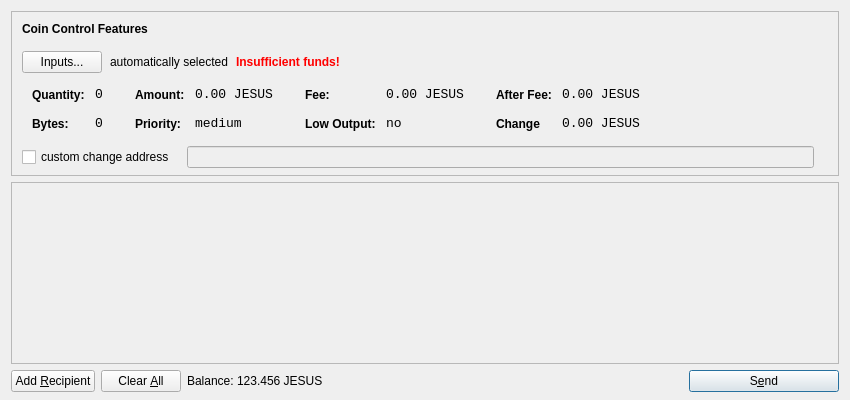
<?xml version="1.0" encoding="UTF-8"?>
<ui version="4.0">
 <class>SendCoinsDialog</class>
 <widget class="QDialog" name="SendCoinsDialog">
  <property name="geometry">
   <rect>
    <x>0</x>
    <y>0</y>
    <width>850</width>
    <height>400</height>
   </rect>
  </property>
  <property name="windowTitle">
   <string>Send Coins</string>
  </property>
  <layout class="QVBoxLayout" name="verticalLayout" stretch="0,1,0">
   <property name="bottomMargin">
    <number>8</number>
   </property>
   <item>
    <widget class="QFrame" name="frameCoinControl">
     <property name="sizePolicy">
      <sizepolicy hsizetype="Expanding" vsizetype="Expanding">
       <horstretch>0</horstretch>
       <verstretch>0</verstretch>
      </sizepolicy>
     </property>
     <property name="maximumSize">
      <size>
       <width>16777215</width>
       <height>16777215</height>
      </size>
     </property>
     <property name="frameShape">
      <enum>QFrame::StyledPanel</enum>
     </property>
     <property name="frameShadow">
      <enum>QFrame::Sunken</enum>
     </property>
     <layout class="QVBoxLayout" name="verticalLayoutCoinControl2">
      <property name="spacing">
       <number>6</number>
      </property>
      <property name="leftMargin">
       <number>0</number>
      </property>
      <property name="topMargin">
       <number>0</number>
      </property>
      <property name="rightMargin">
       <number>0</number>
      </property>
      <property name="bottomMargin">
       <number>6</number>
      </property>
      <item>
       <layout class="QVBoxLayout" name="verticalLayoutCoinControl" stretch="0,0,0,0,1">
        <property name="spacing">
         <number>0</number>
        </property>
        <property name="leftMargin">
         <number>10</number>
        </property>
        <property name="topMargin">
         <number>10</number>
        </property>
        <item>
         <layout class="QHBoxLayout" name="horizontalLayoutCoinControl1">
          <property name="bottomMargin">
           <number>15</number>
          </property>
          <item>
           <widget class="QLabel" name="labelCoinControlFeatures">
            <property name="sizePolicy">
             <sizepolicy hsizetype="Preferred" vsizetype="Maximum">
              <horstretch>0</horstretch>
              <verstretch>0</verstretch>
             </sizepolicy>
            </property>
            <property name="font">
             <font>
              <weight>75</weight>
              <bold>true</bold>
             </font>
            </property>
            <property name="styleSheet">
             <string notr="true">font-weight:bold;</string>
            </property>
            <property name="text">
             <string>Coin Control Features</string>
            </property>
           </widget>
          </item>
         </layout>
        </item>
        <item>
         <layout class="QHBoxLayout" name="horizontalLayoutCoinControl2" stretch="0,0,0,0">
          <property name="spacing">
           <number>8</number>
          </property>
          <property name="bottomMargin">
           <number>10</number>
          </property>
          <item>
           <widget class="QPushButton" name="pushButtonCoinControl">
            <property name="styleSheet">
             <string notr="true"/>
            </property>
            <property name="text">
             <string>Inputs...</string>
            </property>
           </widget>
          </item>
          <item>
           <widget class="QLabel" name="labelCoinControlAutomaticallySelected">
            <property name="text">
             <string>automatically selected</string>
            </property>
            <property name="margin">
             <number>5</number>
            </property>
           </widget>
          </item>
          <item>
           <widget class="QLabel" name="labelCoinControlInsuffFunds">
            <property name="font">
             <font>
              <weight>75</weight>
              <bold>true</bold>
             </font>
            </property>
            <property name="styleSheet">
             <string notr="true">color:red;font-weight:bold;</string>
            </property>
            <property name="text">
             <string>Insufficient funds!</string>
            </property>
            <property name="margin">
             <number>5</number>
            </property>
           </widget>
          </item>
          <item>
           <spacer name="horizontalSpacerCoinControl">
            <property name="orientation">
             <enum>Qt::Horizontal</enum>
            </property>
            <property name="sizeHint" stdset="0">
             <size>
              <width>40</width>
              <height>1</height>
             </size>
            </property>
           </spacer>
          </item>
         </layout>
        </item>
        <item>
         <widget class="QWidget" name="widgetCoinControl" native="true">
          <property name="sizePolicy">
           <sizepolicy hsizetype="Preferred" vsizetype="Preferred">
            <horstretch>0</horstretch>
            <verstretch>0</verstretch>
           </sizepolicy>
          </property>
          <property name="minimumSize">
           <size>
            <width>0</width>
            <height>0</height>
           </size>
          </property>
          <property name="styleSheet">
           <string notr="true"/>
          </property>
          <layout class="QHBoxLayout" name="horizontalLayoutCoinControl5">
           <property name="margin">
            <number>0</number>
           </property>
           <item>
            <layout class="QHBoxLayout" name="horizontalLayoutCoinControl3" stretch="0,0,0,1">
             <property name="spacing">
              <number>20</number>
             </property>
             <property name="topMargin">
              <number>0</number>
             </property>
             <property name="bottomMargin">
              <number>10</number>
             </property>
             <item>
              <layout class="QFormLayout" name="formLayoutCoinControl1">
               <property name="horizontalSpacing">
                <number>10</number>
               </property>
               <property name="verticalSpacing">
                <number>14</number>
               </property>
               <property name="leftMargin">
                <number>10</number>
               </property>
               <property name="topMargin">
                <number>4</number>
               </property>
               <property name="rightMargin">
                <number>6</number>
               </property>
               <item row="0" column="0">
                <widget class="QLabel" name="labelCoinControlQuantityText">
                 <property name="styleSheet">
                  <string notr="true">font-weight:bold;</string>
                 </property>
                 <property name="text">
                  <string>Quantity:</string>
                 </property>
                 <property name="margin">
                  <number>0</number>
                 </property>
                </widget>
               </item>
               <item row="0" column="1">
                <widget class="QLabel" name="labelCoinControlQuantity">
                 <property name="font">
                  <font>
                   <family>Monospace</family>
                   <pointsize>10</pointsize>
                  </font>
                 </property>
                 <property name="cursor">
                  <cursorShape>IBeamCursor</cursorShape>
                 </property>
                 <property name="contextMenuPolicy">
                  <enum>Qt::ActionsContextMenu</enum>
                 </property>
                 <property name="text">
                  <string>0</string>
                 </property>
                 <property name="margin">
                  <number>0</number>
                 </property>
                 <property name="textInteractionFlags">
                  <set>Qt::LinksAccessibleByMouse|Qt::TextSelectableByKeyboard|Qt::TextSelectableByMouse</set>
                 </property>
                </widget>
               </item>
               <item row="1" column="0">
                <widget class="QLabel" name="labelCoinControlBytesText">
                 <property name="styleSheet">
                  <string notr="true">font-weight:bold;</string>
                 </property>
                 <property name="text">
                  <string>Bytes:</string>
                 </property>
                </widget>
               </item>
               <item row="1" column="1">
                <widget class="QLabel" name="labelCoinControlBytes">
                 <property name="font">
                  <font>
                   <family>Monospace</family>
                   <pointsize>10</pointsize>
                  </font>
                 </property>
                 <property name="cursor">
                  <cursorShape>IBeamCursor</cursorShape>
                 </property>
                 <property name="contextMenuPolicy">
                  <enum>Qt::ActionsContextMenu</enum>
                 </property>
                 <property name="text">
                  <string>0</string>
                 </property>
                 <property name="textInteractionFlags">
                  <set>Qt::LinksAccessibleByMouse|Qt::TextSelectableByKeyboard|Qt::TextSelectableByMouse</set>
                 </property>
                </widget>
               </item>
              </layout>
             </item>
             <item>
              <layout class="QFormLayout" name="formLayoutCoinControl2">
               <property name="horizontalSpacing">
                <number>10</number>
               </property>
               <property name="verticalSpacing">
                <number>14</number>
               </property>
               <property name="leftMargin">
                <number>6</number>
               </property>
               <property name="topMargin">
                <number>4</number>
               </property>
               <property name="rightMargin">
                <number>6</number>
               </property>
               <item row="0" column="0">
                <widget class="QLabel" name="labelCoinControlAmountText">
                 <property name="styleSheet">
                  <string notr="true">font-weight:bold;</string>
                 </property>
                 <property name="text">
                  <string>Amount:</string>
                 </property>
                 <property name="margin">
                  <number>0</number>
                 </property>
                </widget>
               </item>
               <item row="0" column="1">
                <widget class="QLabel" name="labelCoinControlAmount">
                 <property name="font">
                  <font>
                   <family>Monospace</family>
                   <pointsize>10</pointsize>
                  </font>
                 </property>
                 <property name="cursor">
                  <cursorShape>IBeamCursor</cursorShape>
                 </property>
                 <property name="contextMenuPolicy">
                  <enum>Qt::ActionsContextMenu</enum>
                 </property>
                 <property name="text">
                  <string notr="true">0.00 JESUS</string>
                 </property>
                 <property name="textInteractionFlags">
                  <set>Qt::LinksAccessibleByMouse|Qt::TextSelectableByKeyboard|Qt::TextSelectableByMouse</set>
                 </property>
                </widget>
               </item>
               <item row="1" column="0">
                <widget class="QLabel" name="labelCoinControlPriorityText">
                 <property name="styleSheet">
                  <string notr="true">font-weight:bold;</string>
                 </property>
                 <property name="text">
                  <string>Priority:</string>
                 </property>
                </widget>
               </item>
               <item row="1" column="1">
                <widget class="QLabel" name="labelCoinControlPriority">
                 <property name="font">
                  <font>
                   <family>Monospace</family>
                   <pointsize>10</pointsize>
                  </font>
                 </property>
                 <property name="cursor">
                  <cursorShape>IBeamCursor</cursorShape>
                 </property>
                 <property name="contextMenuPolicy">
                  <enum>Qt::ActionsContextMenu</enum>
                 </property>
                 <property name="text">
                  <string>medium</string>
                 </property>
                 <property name="textInteractionFlags">
                  <set>Qt::LinksAccessibleByMouse|Qt::TextSelectableByKeyboard|Qt::TextSelectableByMouse</set>
                 </property>
                </widget>
               </item>
              </layout>
             </item>
             <item>
              <layout class="QFormLayout" name="formLayoutCoinControl3">
               <property name="horizontalSpacing">
                <number>10</number>
               </property>
               <property name="verticalSpacing">
                <number>14</number>
               </property>
               <property name="leftMargin">
                <number>6</number>
               </property>
               <property name="topMargin">
                <number>4</number>
               </property>
               <property name="rightMargin">
                <number>6</number>
               </property>
               <item row="0" column="0">
                <widget class="QLabel" name="labelCoinControlFeeText">
                 <property name="styleSheet">
                  <string notr="true">font-weight:bold;</string>
                 </property>
                 <property name="text">
                  <string>Fee:</string>
                 </property>
                 <property name="margin">
                  <number>0</number>
                 </property>
                </widget>
               </item>
               <item row="0" column="1">
                <widget class="QLabel" name="labelCoinControlFee">
                 <property name="font">
                  <font>
                   <family>Monospace</family>
                   <pointsize>10</pointsize>
                  </font>
                 </property>
                 <property name="cursor">
                  <cursorShape>IBeamCursor</cursorShape>
                 </property>
                 <property name="contextMenuPolicy">
                  <enum>Qt::ActionsContextMenu</enum>
                 </property>
                 <property name="text">
                  <string notr="true">0.00 JESUS</string>
                 </property>
                 <property name="textInteractionFlags">
                  <set>Qt::LinksAccessibleByMouse|Qt::TextSelectableByKeyboard|Qt::TextSelectableByMouse</set>
                 </property>
                </widget>
               </item>
               <item row="1" column="0">
                <widget class="QLabel" name="labelCoinControlLowOutputText">
                 <property name="styleSheet">
                  <string notr="true">font-weight:bold;</string>
                 </property>
                 <property name="text">
                  <string>Low Output:</string>
                 </property>
                </widget>
               </item>
               <item row="1" column="1">
                <widget class="QLabel" name="labelCoinControlLowOutput">
                 <property name="font">
                  <font>
                   <family>Monospace</family>
                   <pointsize>10</pointsize>
                  </font>
                 </property>
                 <property name="cursor">
                  <cursorShape>IBeamCursor</cursorShape>
                 </property>
                 <property name="contextMenuPolicy">
                  <enum>Qt::ActionsContextMenu</enum>
                 </property>
                 <property name="text">
                  <string>no</string>
                 </property>
                 <property name="textInteractionFlags">
                  <set>Qt::LinksAccessibleByMouse|Qt::TextSelectableByKeyboard|Qt::TextSelectableByMouse</set>
                 </property>
                </widget>
               </item>
              </layout>
             </item>
             <item>
              <layout class="QFormLayout" name="formLayoutCoinControl4">
               <property name="horizontalSpacing">
                <number>10</number>
               </property>
               <property name="verticalSpacing">
                <number>14</number>
               </property>
               <property name="leftMargin">
                <number>6</number>
               </property>
               <property name="topMargin">
                <number>4</number>
               </property>
               <property name="rightMargin">
                <number>6</number>
               </property>
               <item row="0" column="0">
                <widget class="QLabel" name="labelCoinControlAfterFeeText">
                 <property name="styleSheet">
                  <string notr="true">font-weight:bold;</string>
                 </property>
                 <property name="text">
                  <string>After Fee:</string>
                 </property>
                 <property name="margin">
                  <number>0</number>
                 </property>
                </widget>
               </item>
               <item row="0" column="1">
                <widget class="QLabel" name="labelCoinControlAfterFee">
                 <property name="font">
                  <font>
                   <family>Monospace</family>
                   <pointsize>10</pointsize>
                  </font>
                 </property>
                 <property name="cursor">
                  <cursorShape>IBeamCursor</cursorShape>
                 </property>
                 <property name="contextMenuPolicy">
                  <enum>Qt::ActionsContextMenu</enum>
                 </property>
                 <property name="text">
                  <string notr="true">0.00 JESUS</string>
                 </property>
                 <property name="textInteractionFlags">
                  <set>Qt::LinksAccessibleByMouse|Qt::TextSelectableByKeyboard|Qt::TextSelectableByMouse</set>
                 </property>
                </widget>
               </item>
               <item row="1" column="0">
                <widget class="QLabel" name="labelCoinControlChangeText">
                 <property name="styleSheet">
                  <string notr="true">font-weight:bold;</string>
                 </property>
                 <property name="text">
                  <string>Change</string>
                 </property>
                </widget>
               </item>
               <item row="1" column="1">
                <widget class="QLabel" name="labelCoinControlChange">
                 <property name="font">
                  <font>
                   <family>Monospace</family>
                   <pointsize>10</pointsize>
                  </font>
                 </property>
                 <property name="cursor">
                  <cursorShape>IBeamCursor</cursorShape>
                 </property>
                 <property name="contextMenuPolicy">
                  <enum>Qt::ActionsContextMenu</enum>
                 </property>
                 <property name="text">
                  <string notr="true">0.00 JESUS</string>
                 </property>
                 <property name="textInteractionFlags">
                  <set>Qt::LinksAccessibleByMouse|Qt::TextSelectableByKeyboard|Qt::TextSelectableByMouse</set>
                 </property>
                </widget>
               </item>
              </layout>
             </item>
            </layout>
           </item>
          </layout>
         </widget>
        </item>
        <item>
         <layout class="QHBoxLayout" name="horizontalLayoutCoinControl4" stretch="0,0,0">
          <property name="spacing">
           <number>12</number>
          </property>
          <property name="sizeConstraint">
           <enum>QLayout::SetDefaultConstraint</enum>
          </property>
          <property name="topMargin">
           <number>5</number>
          </property>
          <property name="rightMargin">
           <number>5</number>
          </property>
          <item>
           <widget class="QCheckBox" name="checkBoxCoinControlChange">
            <property name="text">
             <string>custom change address</string>
            </property>
           </widget>
          </item>
          <item>
           <widget class="QLineEdit" name="lineEditCoinControlChange">
            <property name="enabled">
             <bool>false</bool>
            </property>
            <property name="sizePolicy">
             <sizepolicy hsizetype="Expanding" vsizetype="Fixed">
              <horstretch>0</horstretch>
              <verstretch>0</verstretch>
             </sizepolicy>
            </property>
           </widget>
          </item>
          <item>
           <widget class="QLabel" name="labelCoinControlChangeLabel">
            <property name="sizePolicy">
             <sizepolicy hsizetype="Preferred" vsizetype="Expanding">
              <horstretch>0</horstretch>
              <verstretch>0</verstretch>
             </sizepolicy>
            </property>
            <property name="minimumSize">
             <size>
              <width>0</width>
              <height>0</height>
             </size>
            </property>
            <property name="text">
             <string/>
            </property>
            <property name="margin">
             <number>3</number>
            </property>
           </widget>
          </item>
         </layout>
        </item>
        <item>
         <spacer name="verticalSpacerCoinControl">
          <property name="orientation">
           <enum>Qt::Vertical</enum>
          </property>
          <property name="sizeHint" stdset="0">
           <size>
            <width>800</width>
            <height>1</height>
           </size>
          </property>
         </spacer>
        </item>
       </layout>
      </item>
     </layout>
    </widget>
   </item>
   <item>
    <widget class="QScrollArea" name="scrollArea">
     <property name="widgetResizable">
      <bool>true</bool>
     </property>
     <widget class="QWidget" name="scrollAreaWidgetContents">
      <property name="geometry">
       <rect>
        <x>0</x>
        <y>0</y>
        <width>830</width>
        <height>172</height>
       </rect>
      </property>
      <layout class="QVBoxLayout" name="verticalLayout_2">
       <property name="margin">
        <number>0</number>
       </property>
       <item>
        <layout class="QVBoxLayout" name="entries">
         <property name="spacing">
          <number>6</number>
         </property>
        </layout>
       </item>
       <item>
        <spacer name="verticalSpacer">
         <property name="orientation">
          <enum>Qt::Vertical</enum>
         </property>
         <property name="sizeHint" stdset="0">
          <size>
           <width>20</width>
           <height>40</height>
          </size>
         </property>
        </spacer>
       </item>
      </layout>
     </widget>
    </widget>
   </item>
   <item>
    <layout class="QHBoxLayout" name="horizontalLayout">
     <item>
      <widget class="QPushButton" name="addButton">
       <property name="toolTip">
        <string>Send to multiple recipients at once</string>
       </property>
       <property name="text">
        <string>Add &amp;Recipient</string>
       </property>
       <property name="autoDefault">
        <bool>false</bool>
       </property>
      </widget>
     </item>
     <item>
      <widget class="QPushButton" name="clearButton">
       <property name="sizePolicy">
        <sizepolicy hsizetype="Minimum" vsizetype="Fixed">
         <horstretch>0</horstretch>
         <verstretch>0</verstretch>
        </sizepolicy>
       </property>
       <property name="toolTip">
        <string>Remove all transaction fields</string>
       </property>
       <property name="text">
        <string>Clear &amp;All</string>
       </property>
       <property name="autoRepeatDelay">
        <number>300</number>
       </property>
       <property name="autoDefault">
        <bool>false</bool>
       </property>
      </widget>
     </item>
     <item>
      <layout class="QHBoxLayout" name="horizontalLayout_2">
       <property name="spacing">
        <number>3</number>
       </property>
       <item>
        <widget class="QLabel" name="label">
         <property name="sizePolicy">
          <sizepolicy hsizetype="Preferred" vsizetype="Fixed">
           <horstretch>0</horstretch>
           <verstretch>0</verstretch>
          </sizepolicy>
         </property>
         <property name="text">
          <string>Balance:</string>
         </property>
        </widget>
       </item>
       <item>
        <widget class="QLabel" name="labelBalance">
         <property name="sizePolicy">
          <sizepolicy hsizetype="Preferred" vsizetype="Fixed">
           <horstretch>0</horstretch>
           <verstretch>0</verstretch>
          </sizepolicy>
         </property>
         <property name="cursor">
          <cursorShape>IBeamCursor</cursorShape>
         </property>
         <property name="text">
          <string notr="true">123.456 JESUS</string>
         </property>
         <property name="textInteractionFlags">
          <set>Qt::LinksAccessibleByMouse|Qt::TextSelectableByKeyboard|Qt::TextSelectableByMouse</set>
         </property>
        </widget>
       </item>
      </layout>
     </item>
     <item>
      <spacer name="horizontalSpacer">
       <property name="orientation">
        <enum>Qt::Horizontal</enum>
       </property>
       <property name="sizeHint" stdset="0">
        <size>
         <width>40</width>
         <height>20</height>
        </size>
       </property>
      </spacer>
     </item>
     <item>
      <widget class="QPushButton" name="sendButton">
       <property name="minimumSize">
        <size>
         <width>150</width>
         <height>0</height>
        </size>
       </property>
       <property name="toolTip">
        <string>Confirm the send action</string>
       </property>
       <property name="text">
        <string>S&amp;end</string>
       </property>
       <property name="icon">
        <iconset resource="../bitcoin.qrc">
         <normaloff>:/icons/send</normaloff>:/icons/send</iconset>
       </property>
       <property name="default">
        <bool>true</bool>
       </property>
      </widget>
     </item>
    </layout>
   </item>
  </layout>
 </widget>
 <resources>
  <include location="../bitcoin.qrc"/>
 </resources>
 <connections/>
</ui>
